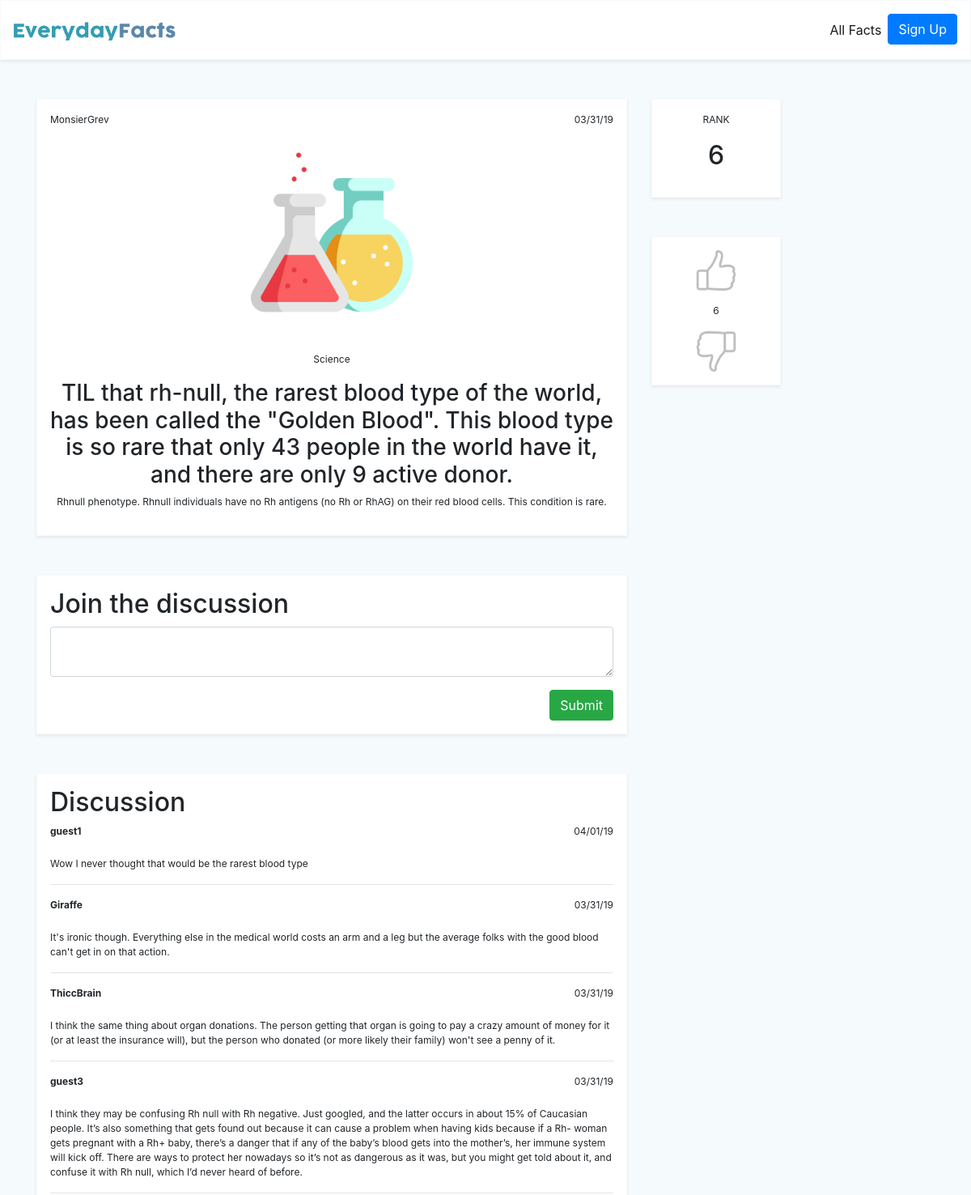
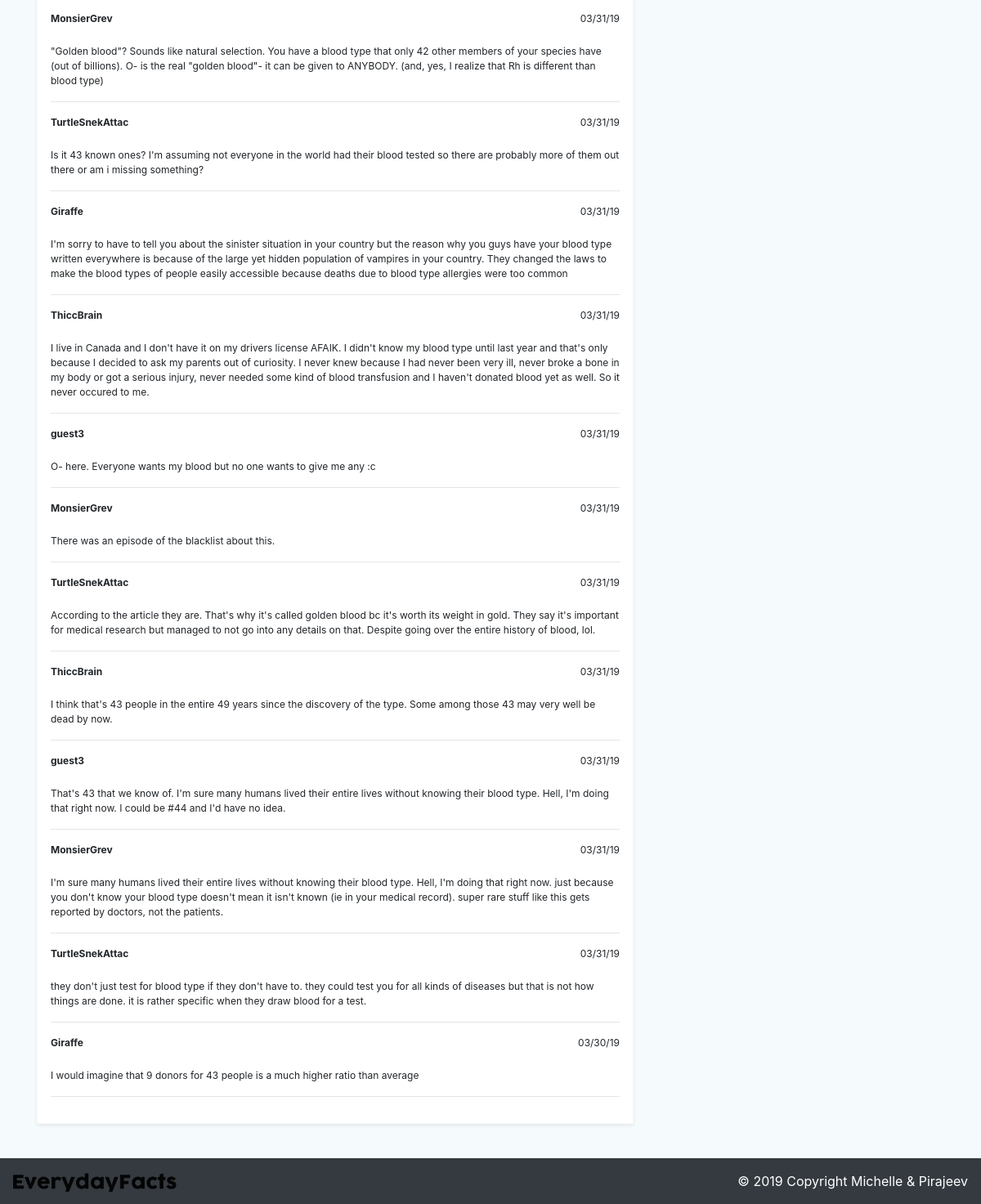
The page /post.php?id=1 on the database its author committed (2 pictures, top to bottom).
### tables this page shows
CREATE TABLE `Post` (
  `PostID` int(11) NOT NULL,
  `UserID` int(11) DEFAULT NULL,
  `Title` longtext,
  `PostDate` timestamp NOT NULL DEFAULT CURRENT_TIMESTAMP,
  `CategoryID` int(11) DEFAULT NULL,
  `Content` text NOT NULL
);

CREATE TABLE `Users` (
  `UserID` int(11) NOT NULL,
  `UserName` varchar(50) NOT NULL,
  `Password` varchar(200) NOT NULL,
  `UserDate` timestamp NOT NULL DEFAULT CURRENT_TIMESTAMP,
  `Email` varchar(100) NOT NULL
);

CREATE TABLE `Category` (
  `CategoryID` int(11) NOT NULL,
  `Type` varchar(50) DEFAULT NULL,
  `Image` text NOT NULL
);

CREATE TABLE `Comments` (
  `CommentID` int(11) NOT NULL,
  `PostID` int(11) DEFAULT NULL,
  `UserID` int(11) DEFAULT NULL,
  `Comment` longtext NOT NULL,
  `CommentDate` timestamp NOT NULL DEFAULT CURRENT_TIMESTAMP
);

### functions.php (called while the page is built, shortened)
<?php
function getDB()
{
	$conn= mysqli_connect(DBHOST, DBUSER, DBPASS, DBNAME);
	return $conn;
}
function fillPost($postID){
    $db = getDB();
    $statement = "SELECT u.UserName, p.PostID, p.Content, p.Title, c.Image, c.Type, DATE_FORMAT(p.PostDate, '%m/%d/%y') AS 'P', c.Type, SUM(r.Number) as 'RANK'
    FROM Rank r
    INNER JOIN Post p INNER JOIN Users u
    INNER JOIN Category c ON u.UserID = p.UserID
    AND p.CategoryID = c.CategoryID AND p.PostID = r.PostID  WHERE p.PostID = ?
    GROUP BY p.PostID";
    $statement = mysqli_prepare($db, $statement);
    mysqli_stmt_bind_param($statement,'i',$postID);
    mysqli_stmt_execute($statement);
    $result = mysqli_stmt_get_result($statement);
    return $result;
}
function getComments($postID){
    $db = getDB();
    $statement = "SELECT c.Comment, c.UserID, DATE_FORMAT(c.CommentDate, '%m/%d/%y') AS 'P', u.UserName
    FROM Comments c INNER JOIN Post p INNER JOIN Users u
    ON p.PostID = c.PostID AND u.UserID = c.UserID WHERE p.PostID = ?
    ORDER BY c.CommentDate DESC";
    $statement = mysqli_prepare($db, $statement);
    mysqli_stmt_bind_param($statement,'i',$postID);
    mysqli_stmt_execute($statement);
    $result = mysqli_stmt_get_result($statement);
    return $result;
}
function getRank($postID){
    $db = getDB();
    $statement = "SELECT u.UserID, p.PostID, SUM(r.Number) as 'RANK' FROM Rank r
    INNER JOIN Post p INNER JOIN Users u ON p.PostID = r.PostID AND u.UserID = p.UserID WHERE p.PostID = ? GROUP BY p.PostID";
    $statement = mysqli_prepare($db, $statement);
    mysqli_stmt_bind_param($statement,'i',$postID);
    mysqli_stmt_execute($statement);
    $result = mysqli_stmt_get_result($statement);
    return $result;
}
?>

### post.php (the view, shortened to what this page needs)
<?php
include 'include/header.php';
include 'functions.php';
$id = $_GET["id"];
$result = fillPost($id);
$comments_result = getComments($id);
$rank_result = getRank($id);
?>
<html>
    <body style="background-color: #f5fafd;">
        <div class="container mt-5">
            <div class = "row">
                <div class = "col-md-8">
                     <?php
                        if (mysqli_num_rows($result) > 0) {
                            while($row = mysqli_fetch_array($result)) {
                        ?>
                    <div class = "p-3 user-post bg-white border border-light shadow-sm p-3 mb-5">
                        <p class = "float-left"><?php echo $row["UserName"]?></p>
                        <p class="float-right"><?php echo $row["P"];?></p>
                        <div class = "mt-5 text-center">
                            <img width="200" src="./images/categories/<?php echo $row["Image"];?>.png" class="img-fluid" alt="">
                            <p class = mt-5><?php echo $row["Type"];?></p>
                            <h3 class = "mt-3"><?php echo $row["Title"];?></h3>
                            <p> <?php echo $row["Content"];?> </p>
                        </div>
                    </div>
                    <?php
                        }
                    } else {
                    echo ("No Posts");
                    }
                    ?>
                    <div class = "p-3 mt-3 user-post bg-white border border-light shadow-sm p-3 mb-5">
                        <h2>Join the discussion</h2>
                       <form action ="" method = "post" name="new-comment">
                        <div class = "form-group">
                            <textarea class="form-control" id="comment-textbox" name="user-comment"></textarea>
                        </div>
                        <div class = "text-right">
                            <button name = "comment-submit" type="Submit" class="btn btn-success">Submit</button>
                        </div>
                        </form>
                    </div>
                    <div class = "p-3 mt-3 user-post bg-white border border-light shadow-sm p-3 mb-5">
                        <h2>Discussion</h2>
                        <?php
                        if (mysqli_num_rows($comments_result) > 0) {
                            while($row = mysqli_fetch_array($comments_result)) {
                        ?>
                            <div class = "user-info d-inline-block">
                                <p class="float-left"><b><?php echo $row["UserName"];?></b></p>
                            </div>
                            <p class="float-right"><?php echo $row["P"];?></p>
                            <p class="d-block"><?php echo $row["Comment"];?></p>
                        <hr>
                        <?php
                            }
                        } else {
                        echo ("No Posts");
                        }
                        ?>
                    </div>
                </div>
                <div class = "col-md-2">
                    <?php
                        if (mysqli_num_rows($rank_result) > 0) {
                            while($row = mysqli_fetch_array($rank_result)) {
                    ?>
                    <div class = "text-center p-3 rank-area bg-white border border-light shadow-sm p-3 mb-5">
                        <p>RANK</p>
                        <h2><?php echo $row["RANK"];?></p>
                    </div>
                    <div class = "p-3 text-center mt-3 rating-area bg-white border border-light shadow-sm p-3 mb-5">
                        <?php
                            $data = array(
                               'id' => $row["PostID"],
                               'vote' => "1",
                              'user' => $row["UserID"],
                            );
                        ?>
                        <a href = "updownVote-Post.php?<?php echo http_build_query($data,'', '&');?>">
                            <img width="50" src="./images/thumb-up.png" class="img-fluid" alt="">
                        </a>
                        <p class = "mt-3"><?php echo $row["RANK"];?></p>
                        <?php
                                        $data2 = array(
                                            'id' => $row["PostID"],
                                            'vote' => "0",
                                            'user' => $row["UserID"],
                                        );
                                    ?>
                                    <a href = "updownVote-Post.php?<?php echo http_build_query($data2,'', '&');?>">
                                        <img width="50" src="./images/thumb-down.png" class="img-fluid" alt="">
                                    </a>
                    </div>
                    <?php
                            }
                        } else {
                        echo ("No Comments.");
                        }
                        ?>
                </div>
            </div>
        </div>
        <div class = "footer bg-dark">
            <footer class="navbar navbar-expand-lg navbar-light bg-dark justify-content-between">
                <a href = "#" class="navbar-brand">
                    <img width="200" class = "img-fluid" src="./images/Logo-black.png">
                </a>
                <div class="text-white nav navbar-nav ml-auto">© 2019 Copyright Michelle & Pirajeev
                </div>
            </footer>
        </div>
    </body>
</html>

### css/style.css (style rules this page uses)
body { background-color: #f5fafd; padding-bottom: 50px; }
.footer { position: fixed; left: 0; bottom: 0; width: 100%; color: white; text-align: center; }
p { font-size: 12px; }

### rows shown on the page
post: UserID.UserName "MonsierGrev", P "03/31/19", CategoryID.Image (picture), CategoryID.Type "Science", Title "TIL that rh-null, the rarest blood type of the world, has been called the \"Golden Blood\". This blood type is so rare that only 43 people in the world have it, and there are only 9 active donor.", Content "Rhnull phenotype. Rhnull individuals have no Rh antigens (no Rh or RhAG) on their red blood cells. This condition is rare.", RANK "6"
comments: UserID.UserName "guest1", P "04/01/19", Comment "Wow I never thought that would be the rarest blood type"
comments: UserID.UserName "Giraffe", P "03/31/19", Comment "It's ironic though. Everything else in the medical world costs an arm and a leg but the average folks with the good blood can't get in on that action."
comments: UserID.UserName "ThiccBrain", P "03/31/19", Comment "I think the same thing about organ donations. The person getting that organ is going to pay a crazy amount of money for it (or at least the insurance will), but the person who donated (or more likely their family) won't see a penny of it."
comments: UserID.UserName "guest3", P "03/31/19", Comment "I think they may be confusing Rh null with Rh negative. Just googled, and the latter occurs in about 15% of Caucasian people. It’s also something that gets found out because it can cause a problem when having kids because if a Rh- woman gets pregnant with a Rh+ baby, there’s a danger that if any of the baby’s blood gets into the mother’s, her immune system will kick off. There are ways to protect her nowadays so it’s not as dangerous as it was, but you might get told about it, and confuse it with Rh null, which I’d never heard of before."
comments: UserID.UserName "MonsierGrev", P "03/31/19", Comment "\"Golden blood\"? Sounds like natural selection. You have a blood type that only 42 other members of your species have (out of billions). O- is the real \"golden blood\"- it can be given to ANYBODY. (and, yes, I realize that Rh is different than blood type)"
comments: UserID.UserName "TurtleSnekAttac", P "03/31/19", Comment "Is it 43 known ones? I'm assuming not everyone in the world had their blood tested so there are probably more of them out there or am i missing something?"
comments: UserID.UserName "Giraffe", P "03/31/19", Comment "I'm sorry to have to tell you about the sinister situation in your country but the reason why you guys have your blood type written everywhere is because of the large yet hidden population of vampires in your country. They changed the laws to make the blood types of people easily accessible because deaths due to blood type allergies were too common"
comments: UserID.UserName "ThiccBrain", P "03/31/19", Comment "I live in Canada and I don't have it on my drivers license AFAIK. I didn't know my blood type until last year and that's only because I decided to ask my parents out of curiosity. I never knew because I had never been very ill, never broke a bone in my body or got a serious injury, never needed some kind of blood transfusion and I haven't donated blood yet as well. So it never occured to me."
comments: UserID.UserName "guest3", P "03/31/19", Comment "O- here. Everyone wants my blood but no one wants to give me any :c"
comments: UserID.UserName "MonsierGrev", P "03/31/19", Comment "There was an episode of the blacklist about this."
comments: UserID.UserName "TurtleSnekAttac", P "03/31/19", Comment "According to the article they are. That's why it's called golden blood bc it's worth its weight in gold. They say it's important for medical research but managed to not go into any details on that. Despite going over the entire history of blood, lol."
comments: UserID.UserName "ThiccBrain", P "03/31/19", Comment "I think that's 43 people in the entire 49 years since the discovery of the type. Some among those 43 may very well be dead by now."
comments: UserID.UserName "guest3", P "03/31/19", Comment "That's 43 that we know of. I'm sure many humans lived their entire lives without knowing their blood type. Hell, I'm doing that right now. I could be #44 and I'd have no idea."
comments: UserID.UserName "MonsierGrev", P "03/31/19", Comment "I'm sure many humans lived their entire lives without knowing their blood type. Hell, I'm doing that right now. just because you don't know your blood type doesn't mean it isn't known (ie in your medical record). super rare stuff like this gets reported by doctors, not the patients."
comments: UserID.UserName "TurtleSnekAttac", P "03/31/19", Comment "they don't just test for blood type if they don't have to. they could test you for all kinds of diseases but that is not how things are done. it is rather specific when they draw blood for a test."
comments: UserID.UserName "Giraffe", P "03/30/19", Comment "I would imagine that 9 donors for 43 people is a much higher ratio than average"
